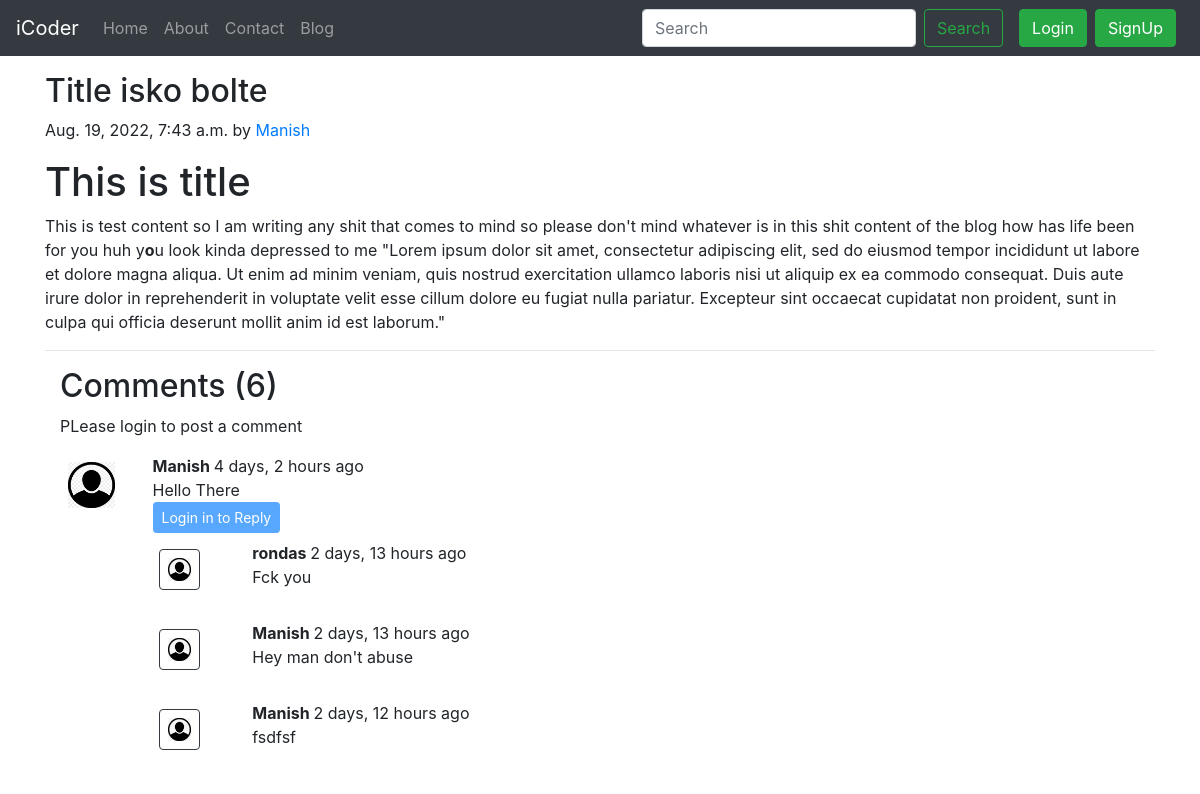
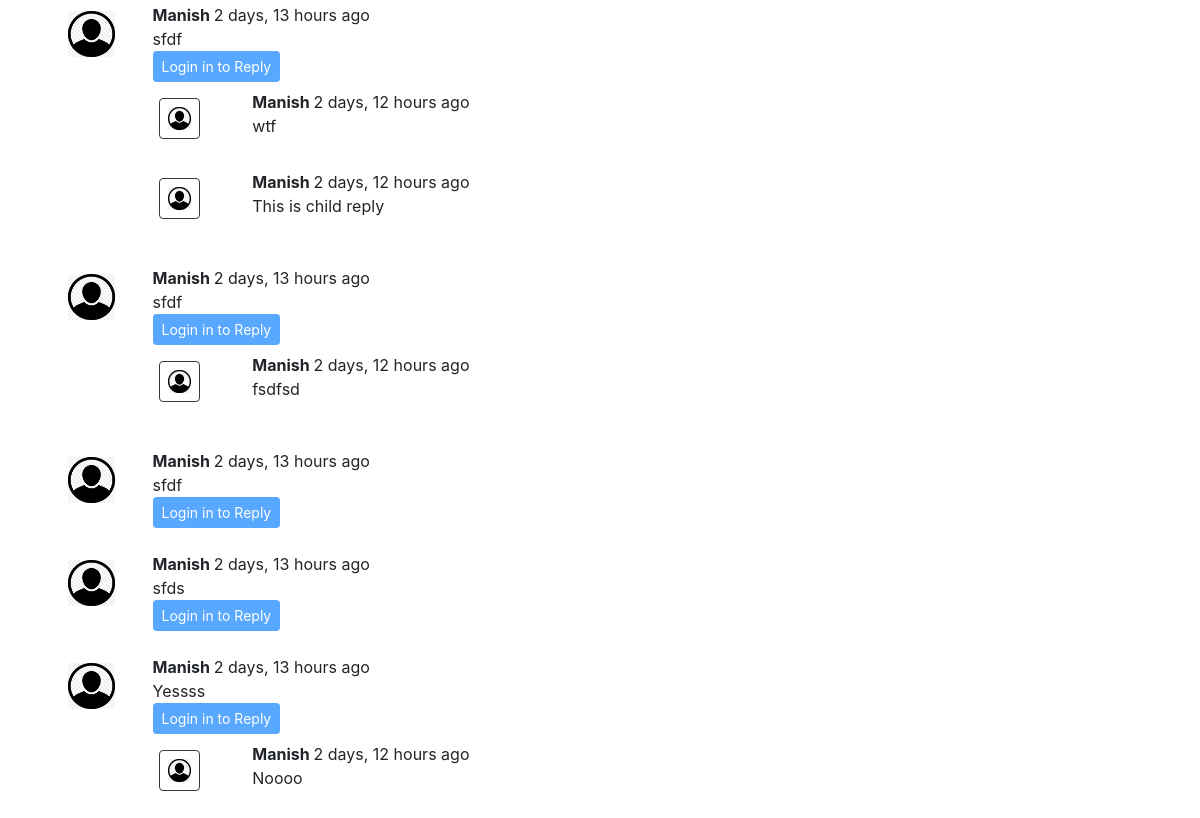
The app's page /blog/Title-isko-bolte, older data (2 pictures, top to bottom).
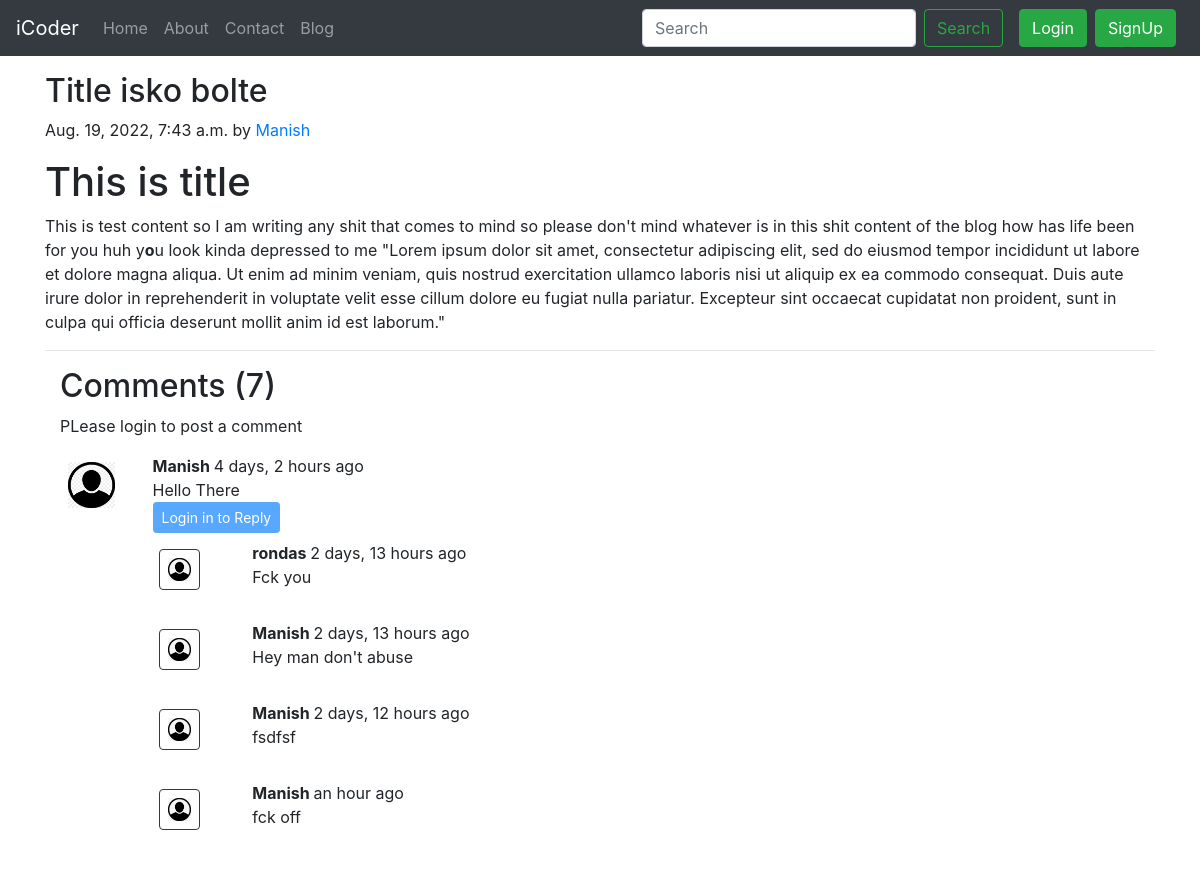
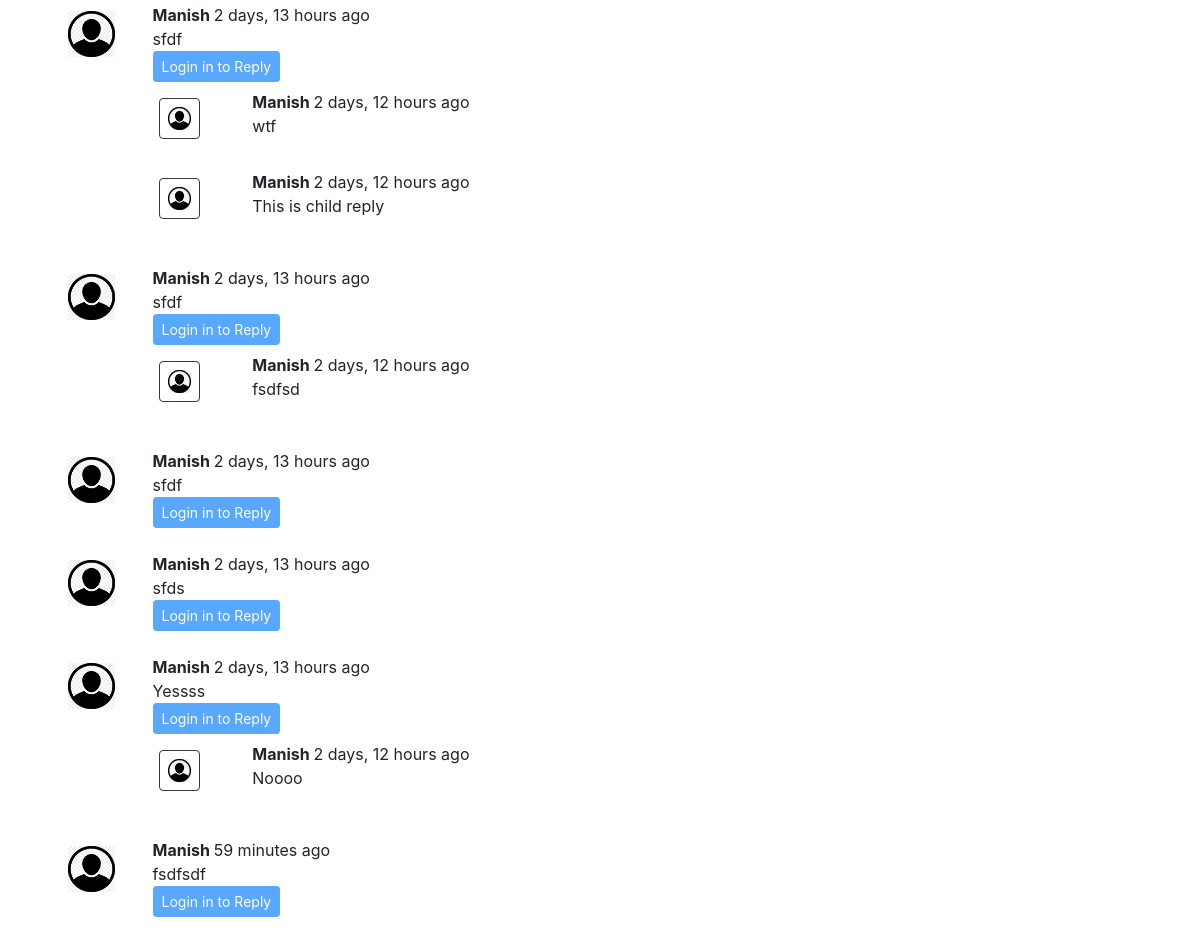
The same page, newer data (2 pictures, top to bottom).
### blog/models.py (models this page shows, shortened)
class Post(models.Model):
    serialNum= models.AutoField(primary_key=True)
    title = models.CharField(max_length=255)
    content = models.TextField()
    slug = models.CharField(max_length=150)
    author = models.CharField(max_length=50)
    timeStamp = models.DateTimeField(blank=True)

class BlogComment(models.Model):
    serialNum= models.AutoField(primary_key=True)
    user = models.ForeignKey(User,on_delete=models.CASCADE)
    comment = models.TextField()
    post = models.ForeignKey(Post, on_delete=models.CASCADE)
    parent =models.ForeignKey('self',on_delete=models.CASCADE,null=True)
    timeStamp = models.DateTimeField(default=now)
    def __str__(self):
        return self.comment[0:10]+" ... by " + self.user.username

### blog/views.py (the view)
# urls.py: path('<str:slug>', views.blogPost,name='blogPost'),
def blogPost(request,slug):
    post = Post.objects.filter(slug=slug).first()
    comments = BlogComment.objects.filter(post=post,parent=None)
    replies = BlogComment.objects.filter(post=post).exclude(parent=None)
    repDict={}
    for reply in replies:
        if reply.parent.serialNum not in repDict.keys():
            repDict[reply.parent.serialNum]=[reply]
        else:
            repDict[reply.parent.serialNum].append(reply)
    print(repDict)
    context = {'post': post,'comments': comments,'user':request.user,'replyDict':repDict}
    return render(request, 'blog/blogPost.html',context)

### blog/templatetags/extras.py (called while the page is built)
@register.filter(name="get_val")
def get_val(dict,key):
    return dict.get(key)

### templates/blog/blogPost.html
{% extends 'base.html' %} {% block title %} Blogpost{% endblock title %} {%block body %} {% load humanize %} {% load extras %}
<div class="container my-3">
  <div class="blog-post">
    <h2 class="blog-post-title">{{post.title}}</h2>
    <p class="blog-post-meta">
      {{post.timeStamp}} by <a href="#">{{post.author}}</a>
    </p>
    <p>{{post.content|safe}}</p>
    <hr />
  </div>
  <div class="container">
    <h2>Comments ({{comments.count}})</h2>
    <div class="my-2">
      {% if user.is_authenticated %}
      <form action="/blog/postComment" method="post">
        {% csrf_token %}
        <div class="form-group">
          <label for="exampleInputEmail1">Post Comment </label>
          <input type="hidden" name="parentSerialNum" value="" />
          <input
            type="text"
            class="form-control"
            name="comment"
            placeholder="Enter comment here"
          />
        </div>
        <input type="hidden" name="postSno" value="{{post.serialNum}}" />
        <button type="submit" class="btn btn-primary">Submit</button>
      </form>
      {% else %}
      <p>PLease login to post a comment</p>
      {% endif %}
    </div>
    {% for comment in comments %}
    <div class="row my-3">
      <div class="col-md-1">
        <img
          class="rounded mx-auto d-block w-100 p-2"
          src="/static/user.png"
          alt="user"
        />
      </div>
      <div class="col-md-11">
        <b> {{comment.user.username}} </b> {{comment.timeStamp| naturaltime}}
        <div>{{comment.comment}}</div>
        <div class="reply mx-0">
          {% if user.is_authenticated %}
          <button
            class="btn btn-primary btn-sm"
            type="button"
            data-toggle="collapse"
            data-target="#replyBox{{comment.serialNum}}"
            aria-expanded="false"
            aria-controls="collapseExample"
          >
            Reply
          </button>
          <div class="collapse" id="replyBox{{comment.serialNum}}">
            <div class="card card-body my-2">
              <form action="/blog/postComment" method="post">
                {% csrf_token %}
                <div class="form-group">
                  <label for="comment">Post Reply </label>
                  <input
                    type="hidden"
                    name="parentSerialNum"
                    value="{{comment.serialNum}}"
                  />
                  <input
                    type="text"
                    class="form-control"
                    name="comment"
                    placeholder="Enter comment here"
                  />
                </div>
                <input
                  type="hidden"
                  name="postSno"
                  value="{{post.serialNum}}"
                />
                <button type="submit" class="btn btn-primary">Submit</button>
              </form>
            </div>
          </div>
          {% else %}
          <button
            class="btn btn-primary btn-sm disabled"
            type="button"
            data-toggle="collapse"
            data-target="#replyBox{{comment.serialNum}}"
            aria-expanded="false"
            aria-controls="collapseExample"
          >
            Login in to Reply
          </button>
          {% endif %}
          <div class="replies my-2">
            {% for reply in replyDict|get_val:comment.serialNum %}
            <div class="row my-2">
              <div class="col-md-1">
                <img
                  class="rounded mx-auto d-block w-75 my-2 border border-dark p-2"
                  src="/static/user.png"
                  alt="user"
                />
              </div>
              <div class="col-md-11">
                <div class="col-md-11">
                  <b> {{reply.user.username}} </b>
                  {{reply.timeStamp| naturaltime}}
                  <div>{{reply.comment}}</div>
                </div>
                <br />
              </div>
            </div>
            {% endfor %}
          </div>
        </div>
      </div>
    </div>
    {% endfor %}
  </div>
</div>
{% endblock %}

### templates/base.html (shortened to what this page needs)
<!doctype html>
<html lang="en">
  <head>
    <link rel="stylesheet" href="https://stackpath.bootstrapcdn.com/bootstrap/4.5.2/css/bootstrap.min.css">
  </head>
  <body>
    <nav class="navbar navbar-expand-lg navbar-dark bg-dark">
        <a class="navbar-brand" href="/">iCoder</a>
        <div class="collapse navbar-collapse" id="navbarSupportedContent">
          <ul class="navbar-nav mr-auto">
            <li class="nav-item {% block homeactive %}  {% endblock homeactive %}">
              <a class="nav-link" href="/">Home <span class="sr-only">(current)</span></a>
            </li>
            <li class="nav-item {% block aboutactive %}  {% endblock aboutactive %}" >
              <a class="nav-link" href="/about">About</a>
            </li>
            <li class="nav-item {% block contactactive %}  {% endblock contactactive %} ">
              <a class="nav-link" href="/contact">Contact</a>
            </li>
            <li class="nav-item {% block blogactive %}  {% endblock blogactive %} ">
              <a class="nav-link" href="/blog">Blog</a>
            </li>
          </ul>
          <form method="get" action="/search"class="form-inline my-2 my-lg-0 mx-3">
            <input class="form-control mr-sm-2" type="search" placeholder="Search" aria-label="Search" name="query" id="query">
            <button class="btn btn-outline-success my-2 my-sm-0 " type="submit">Search</button>
          </form>
          {% if user.is_authenticated %}
          <ul class="navbar-nav mr-2">
            <li class="nav-item dropdown">
              <a class="nav-link dropdown-toggle" href='#' id="navbarDropdown" role="button" data-toggle="dropdown"> Welcome {{request.user}}</a>
              <div class="dropdown-menu" aria-labelledby="navbarDropdown">
                        <a class="dropdown-item" href="/logout">Logout</a>
              </div>
            </li>
          </ul>
        </div>
          {% else %}
          <button type="button" class="btn btn-success mr-2" data-toggle="modal" data-target="#loginModal">
          Login
          </button>
          <button type="button" class="btn btn-success mr-2" data-toggle="modal" data-target="#signupModal">
          SignUp
          </button>
          {% endif %}
        </div>
      </nav>
      {% block body %}
       {% endblock body %}
  </body>
</html>

Row changes from the older to the newer data that the page shows:
added BlogComment: user.username "Manish", timeStamp "an hour ago", comment "fck off"
added BlogComment: user.username "Manish", timeStamp "59 minutes ago", comment "fsdfsdf", shown under "Comments (7)"
Text that changed along with them:
{{ comments.count }}: "6" → "7"
